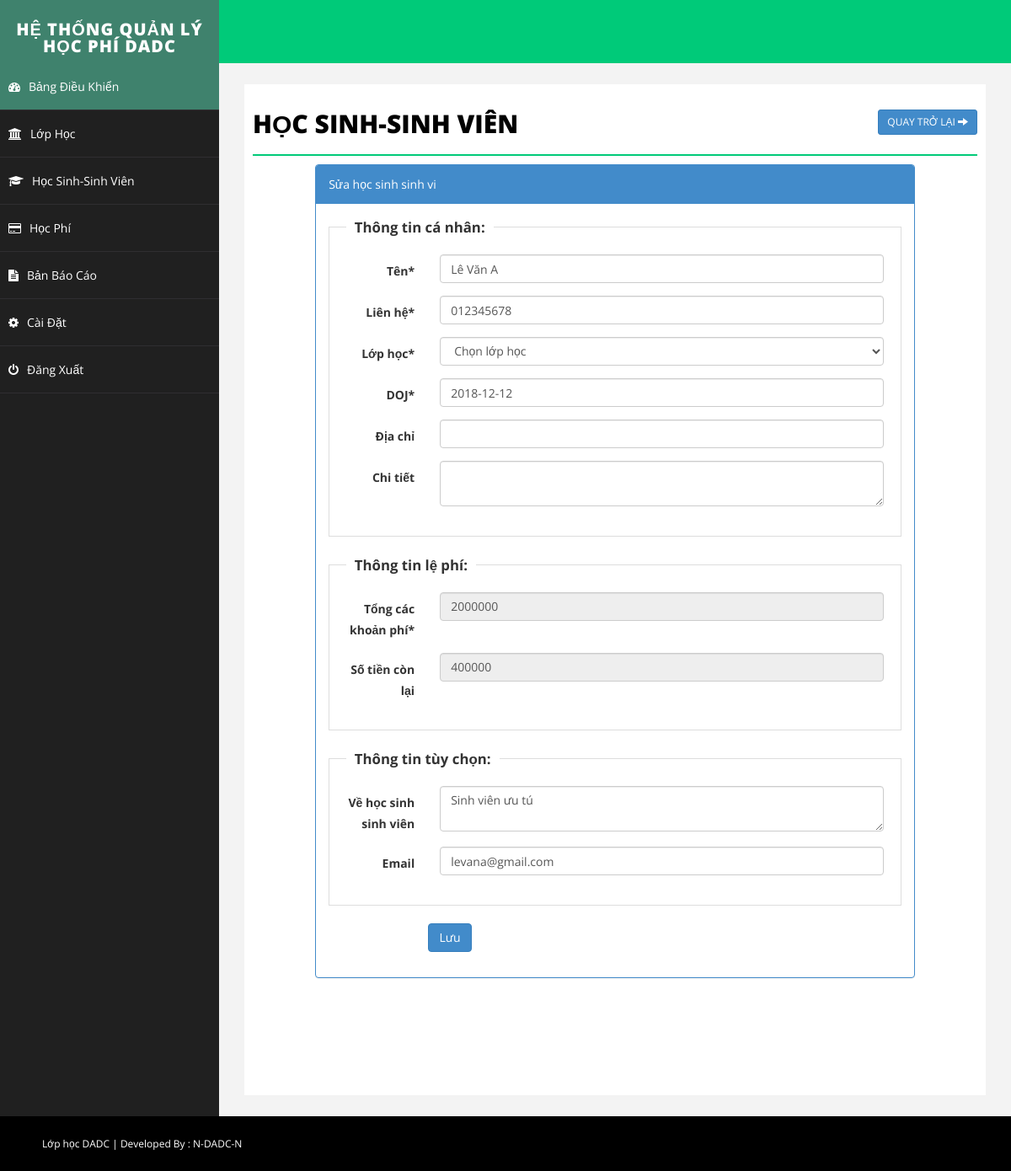
The page /student.php?action=edit&id=1 (signed in) on the database its author committed.
### tables this page shows
CREATE TABLE `student` (
  `id` int(255) NOT NULL,
  `emailid` varchar(255) NOT NULL,
  `sname` varchar(255) NOT NULL,
  `joindate` datetime NOT NULL,
  `about` text NOT NULL,
  `contact` varchar(255) NOT NULL,
  `fees` int(255) NOT NULL,
  `branch` varchar(255) NOT NULL,
  `balance` int(255) NOT NULL,
  `delete_status` enum('0','1') NOT NULL DEFAULT '0'
);

### student.php (the view, shortened to what this page needs)
<?php
include("php/dbconnect.php");
$emailid = '';
$sname = '';
$joindate = '';
$contact = '';
$balance = 0;
$fees = '';
$about = '';
$address = '';
$detail = '';
$action = "add";
if (isset($_GET['action']) && $_GET['action'] == "edit") {
    $id = isset($_GET['id']) ? mysqli_real_escape_string($conn, $_GET['id']) : '';
    $sqlEdit = $conn->query("SELECT * FROM student WHERE id='$id'");
    if ($sqlEdit->num_rows) {
        $rowsEdit = $sqlEdit->fetch_assoc();
        extract($rowsEdit);
        $action = "update";
    } else {
        $_GET['action'] = "";
    }
}
?>
<!DOCTYPE html>
<html xmlns="http://www.w3.org/1999/xhtml">
<head>
    <link href="css/bootstrap.css" rel="stylesheet" />
    <link href="css/font-awesome.css" rel="stylesheet" />
    <link href="css/basic.css" rel="stylesheet" />
    <link href="css/custom.css" rel="stylesheet" />
	<link href="css/ui.css" rel="stylesheet" />
	<link href="css/datepicker.css" rel="stylesheet" />
</head>
<?php
include("php/header.php");
?>
        <div id="page-wrapper">
            <div id="page-inner">
                <div class="row">
                    <div class="col-md-12">
                        <h1 class="page-head-line">Học Sinh-Sinh Viên
						<?php
						echo (isset($_GET['action']) && @$_GET['action']=="add" || @$_GET['action']=="edit")?
						' <a href="student.php" class="btn btn-primary btn-sm pull-right">Quay trở lại <i class="glyphicon glyphicon-arrow-right"></i></a>':'<a href="student.php?action=add" class="btn btn-primary btn-sm pull-right"><i class="glyphicon glyphicon-plus"></i> Thêm </a>';
						?>
						</h1>
                    </div>
                </div>
        <?php
		 if(isset($_GET['action']) && @$_GET['action']=="add" || @$_GET['action']=="edit")
		 {
		?>
                <div class="row">
                    <div class="col-sm-10 col-sm-offset-1">
               <div class="panel panel-primary">
                        <div class="panel-heading">
                           <?php echo ($action=="add")? "Thêm học sinh sinh viên": "Sửa học sinh sinh vi"; ?>
                        </div>
						<form action="student.php" method="post" id="signupForm1" class="form-horizontal">
                        <div class="panel-body">
						<fieldset class="scheduler-border" >
						 <legend  class="scheduler-border">Thông tin cá nhân: </legend>
						<div class="form-group">
								<label class="col-sm-2 control-label" for="Old">Tên* </label>
								<div class="col-sm-10">
									<input type="text" class="form-control" id="sname" name="sname" value="<?php echo $sname;?>"  />
								</div>
							</div>
						<div class="form-group">
								<label class="col-sm-2 control-label" for="Old">Liên hệ* </label>
								<div class="col-sm-10">
									<input type="text" class="form-control" id="contact" name="contact" value="<?php echo $contact;?>" maxlength="10" />
								</div>
							</div>
						<div class="form-group">
								<label class="col-sm-2 control-label" for="Old">Lớp học* </label>
								<div class="col-sm-10">
									<select  class="form-control" id="branch" name="branch" >
									<option value="" >Chọn lớp học</option>
									</select>
								</div>
						</div>
						<div class="form-group">
								<label class="col-sm-2 control-label" for="Old">DOJ* </label>
								<div class="col-sm-10">
									<input type="text" class="form-control" id="joindate" name="joindate" value="<?php echo  ($joindate!='')?date("Y-m-d", strtotime($joindate)):'';?>" style="background-color: #fff;" readonly />
								</div>
							</div>
							<div class="form-group">
        						<label class="col-sm-2 control-label" for="Old">Địa chỉ</label>
        						<div class="col-sm-10">
            						<input type="text" class="form-control" id="address" name="address" value="<?php echo $address;?>" />
       							 </div>
    						</div>
    						<div class="form-group">
        						<label class="col-sm-2 control-label" for="Old">Chi tiết</label>
        						<div class="col-sm-10">
            						<textarea class="form-control" id="detail" name="detail"><?php echo $detail;?></textarea>
  						      </div>
  						  </div>
						 </fieldset>
							<fieldset class="scheduler-border" >
						 <legend  class="scheduler-border">Thông tin lệ phí:</legend>
						<div class="form-group">
								<label class="col-sm-2 control-label" for="Old">Tổng các khoản phí* </label>
								<div class="col-sm-10">
									<input type="text" class="form-control" id="fees" name="fees" value="<?php echo $fees;?>" <?php echo ($action=="update")?"disabled":""; ?>  />
								</div>
						</div>
						<div class="form-group">
								<label class="col-sm-2 control-label" for="Old">Số tiền còn lại </label>
								<div class="col-sm-10">
									<input type="text" class="form-control"  id="balance" name="balance" value="<?php echo $balance;?>" disabled />
								</div>
						</div>
							</fieldset>
							 <fieldset class="scheduler-border" >
						 <legend  class="scheduler-border">Thông tin tùy chọn:</legend>
							<div class="form-group">
								<label class="col-sm-2 control-label" for="Password">Về học sinh sinh viên </label>
								<div class="col-sm-10">
	                        <textarea class="form-control" id="about" name="about"><?php echo $about;?></textarea >
								</div>
							</div>
							<div class="form-group">
								<label class="col-sm-2 control-label" for="Old">Email </label>
								<div class="col-sm-10">
									<input type="text" class="form-control" id="emailid" name="emailid" value="<?php echo $emailid;?>"  />
								</div>
						    </div>
							</fieldset>
						<div class="form-group">
								<div class="col-sm-8 col-sm-offset-2">
									<button type="submit" name="save" class="btn btn-primary">Lưu </button>
								</div>
							</div>
                         </div>
							</form>
                        </div>
                            </div>
                </div>
		<?php
		}
		?>
            </div>
        </div>
    </div>
    <div id="footer-sec">
       Lớp học DADC | Developed By : <a href="http://DADC.qlsv.com/" target="_blank">N-DADC-N</a>
    </div>
</body>
</html>

### css/basic.css (style rules this page uses)
body { font-family: 'Open Sans', sans-serif; line-height:25px; }
#page-wrapper { padding: 15px 15px; min-height: 600px; background: #F3F3F3; }
#page-inner { width: 100%; margin: 10px 20px 10px 0px; background-color: #fff!important; padding: 10px; min-height: 1200px; }
.page-head-line { font-size: 30px; text-transform: uppercase; color: #000; font-weight: 800; padding-bottom: 20px; border-bottom: 2px solid #00CA79; margin-bottom: 10px; }
#footer-sec { background-color:#000; padding:20px 50px; color:#fff; font-size:12px; }
#footer-sec a { color:#fff; }
@media (min-width:768px) { #page-wrapper { margin: 0 0 0 260px; padding: 15px 30px; min-height: 1200px; } }

### css/custom.css (style rules this page uses)
fieldset.scheduler-border { border: 1px groove #ddd !important; padding: 0 1.4em 1.4em 1.4em !important; margin: 0 0 1.5em 0 !important; -webkit-box-shadow: 0px 0px 0px 0px #000 ; box-shadow: 0px 0px 0px 0px #000 ; }
legend.scheduler-border { font-size: 1.2em !important; font-weight: bold !important; text-align: left !important; width:auto; padding:0 10px; border-bottom:none; }

### rows shown on the page
student: sname "Lê Văn A", contact "012345678", joindate "2018-12-12", fees "2000000", balance "400000", about "Sinh viên ưu tú", emailid "levana@gmail.com"
